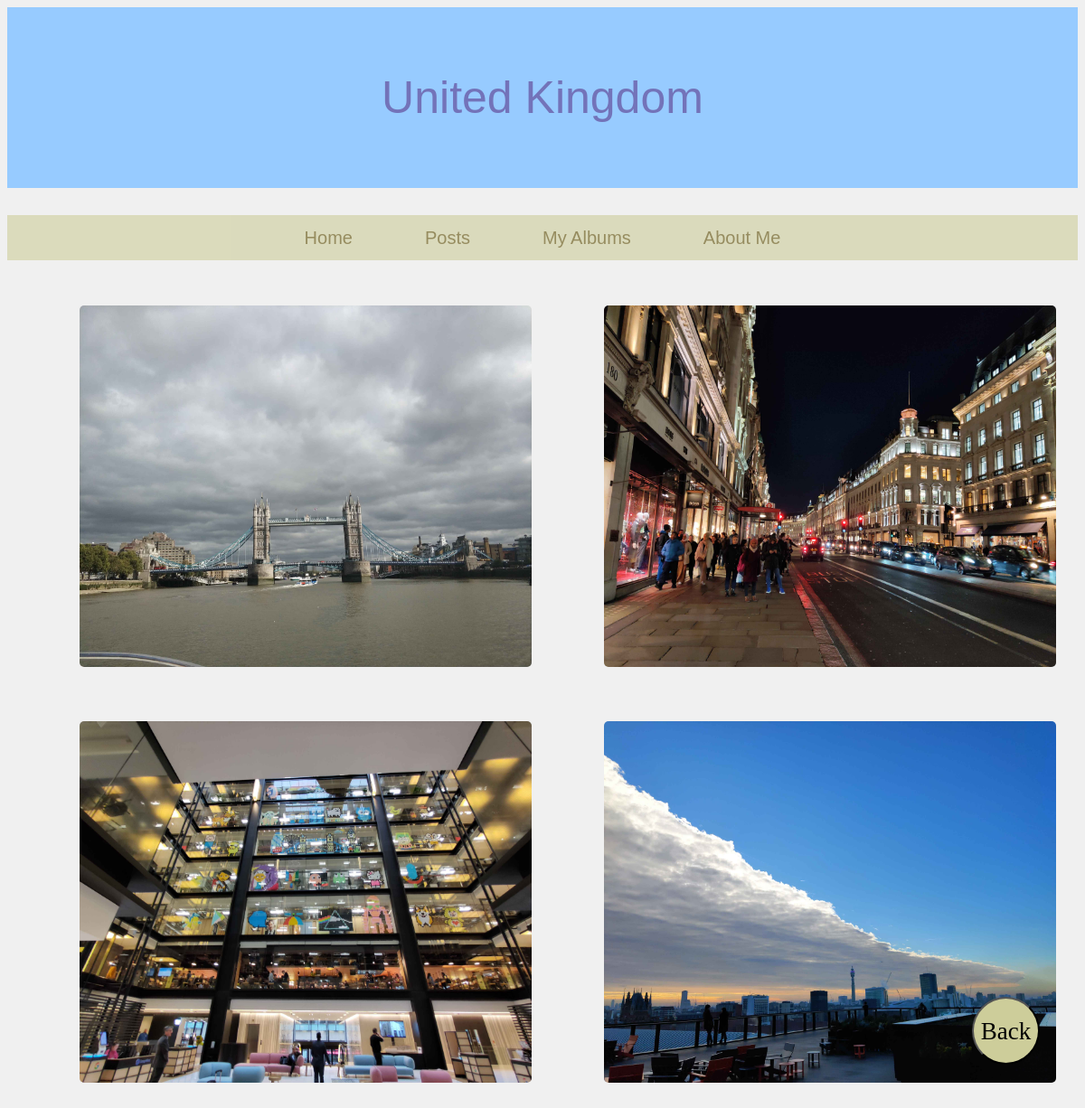
Before: /daily/United Kingdom/1/ with the older database file.
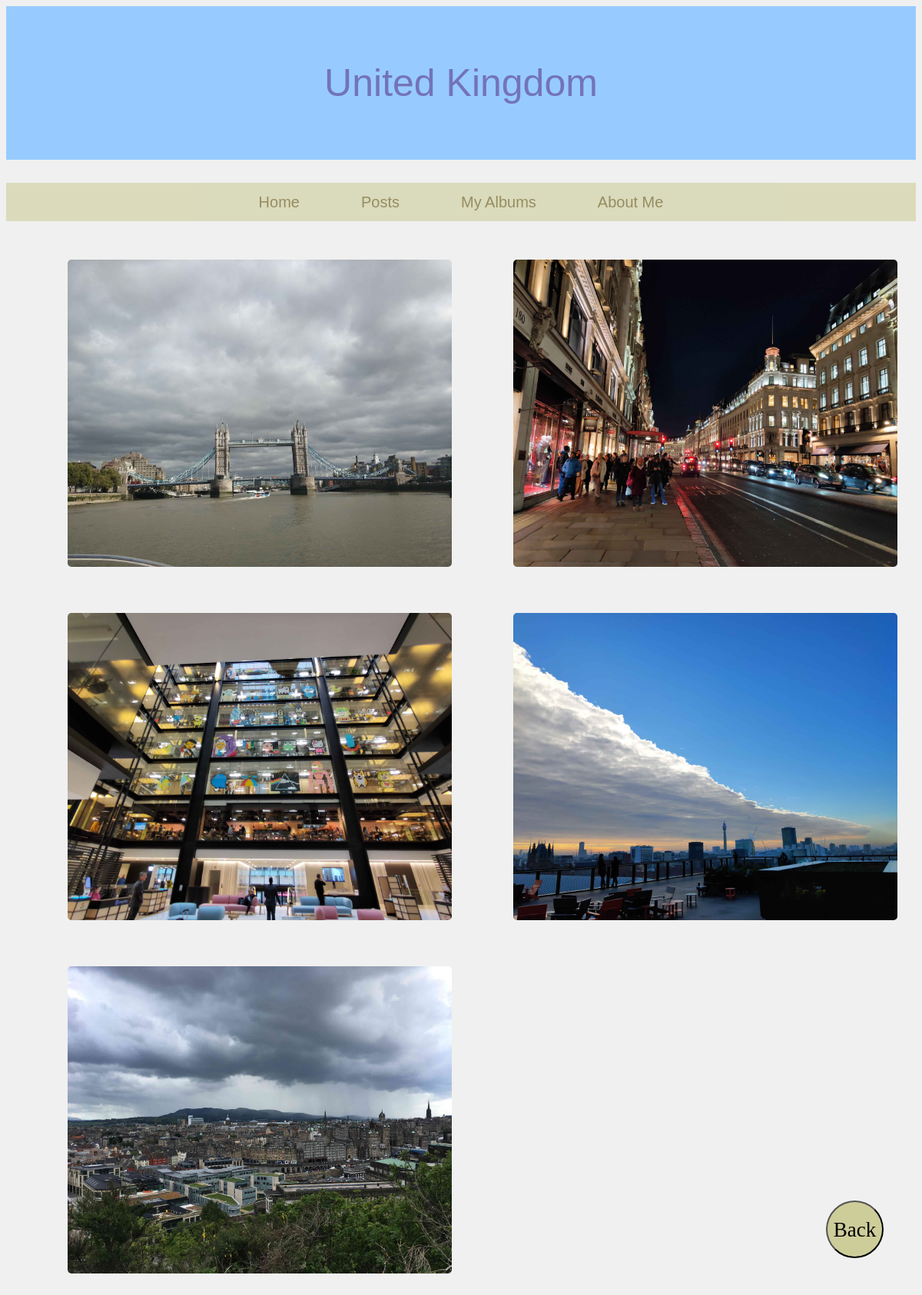
After: the same page with the newer database file.
### blog/models.py (models this page shows, shortened)
class Photos(models.Model):
    album_name = models.ForeignKey(Gallery, on_delete = models.CASCADE, blank=True)
    describe = models.CharField(max_length=500, blank=True)
    photo = models.ImageField(upload_to = 'images/')
    title = models.CharField(max_length=30)
    compressed_photo = models.ImageField(upload_to = 'compressed_images/')

### blog/views.py (the view)
# urls.py: path('daily/<str:album_name>/<int:pk>/', views.daily_detail, name='daily_detail'),
def daily_detail(request, pk, album_name):
    album = get_object_or_404(Gallery, pk=pk)
    photos = Photos.objects.filter(album_name=pk)
    return render(request, 'blog/daily_detail.html',{'album':album, 'photos':photos})

### blog/templates/blog/daily_detail.html (shortened to what this page needs)
{% extends 'blog/myBase.html'%}
{% load static %}
{% block title %}
	<div class="title">{{ album.album_name }}</div>
{% endblock %}
{% block content %}
	<div class="blank">
		{% for photo1 in photos %}
			<div class ="dailyPhotoLoop">
				<div class="dailyPhoto" ><a href="{% url 'photo' pk=photo1.pk %}"><img id="myImg" src="{{photo1.compressed_photo.url}}" title={{photo1.title}}/></a></div>
			</div>
		{%endfor%}
	</div>
	<button type="button" class="backButton" onclick="back()">Back</button>
{% endblock %}

Changed rows visible on the page:
added Photos: compressed_photo (picture)
